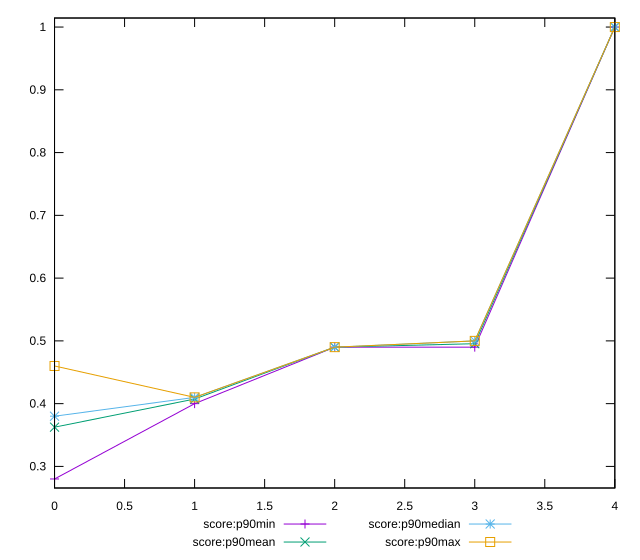

The gnuplot source for this figure:
reset

$scoreP90Min <<EOF
0 0.28
1 0.4
2 0.49
3 0.49
4 1
EOF

$scoreP90Mean <<EOF
0 0.3625274725274723
1 0.40736263736263684
2 0.49000000000000005
3 0.4954945054945057
4 1
EOF

$scoreP90Median <<EOF
0 0.38
1 0.41
2 0.49
3 0.5
4 1
EOF

$scoreP90Max <<EOF
0 0.46
1 0.41
2 0.49
3 0.5
4 1
EOF

set key outside below
set xrange [0:4]
set yrange [0.2656:1.0144]
set trange [0.2656:1.0144]
set terminal svg size 640, 560 enhanced background rgb 'white'
set output "report_00009_2021-02-08T22-37-41.559Z/render-blocking-resources/progression/score.svg"

plot $scoreP90Min title "score:p90min" with linespoints, \
     $scoreP90Mean title "score:p90mean" with linespoints, \
     $scoreP90Median title "score:p90median" with linespoints, \
     $scoreP90Max title "score:p90max" with linespoints

reset
